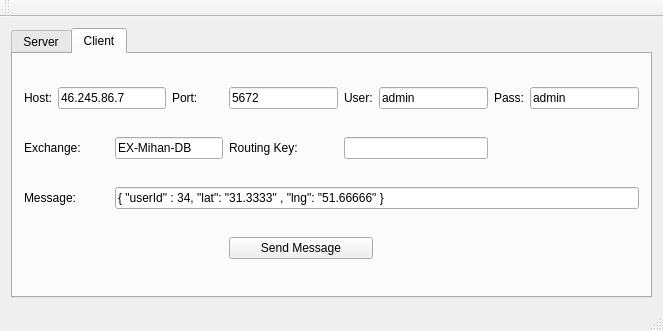
<?xml version="1.0" encoding="UTF-8"?>
<ui version="4.0">
 <class>MainWindow</class>
 <widget class="QMainWindow" name="MainWindow">
  <property name="geometry">
   <rect>
    <x>0</x>
    <y>0</y>
    <width>663</width>
    <height>331</height>
   </rect>
  </property>
  <property name="windowTitle">
   <string>MainWindow</string>
  </property>
  <widget class="QWidget" name="centralWidget">
   <layout class="QGridLayout" name="gridLayout_2">
    <item row="0" column="0">
     <widget class="QTabWidget" name="tabWidget">
      <property name="currentIndex">
       <number>1</number>
      </property>
      <widget class="QWidget" name="tabServer">
       <attribute name="title">
        <string>Server</string>
       </attribute>
       <layout class="QGridLayout" name="gridLayout_3">
        <item row="0" column="0">
         <widget class="QLabel" name="lblServerHost">
          <property name="text">
           <string>Host:</string>
          </property>
         </widget>
        </item>
        <item row="0" column="1" colspan="2">
         <widget class="QLineEdit" name="leServerHost">
          <property name="text">
           <string>46.245.86.7</string>
          </property>
         </widget>
        </item>
        <item row="0" column="3" colspan="2">
         <widget class="QLabel" name="lblServerPort">
          <property name="text">
           <string>Port:</string>
          </property>
         </widget>
        </item>
        <item row="0" column="5" colspan="2">
         <widget class="QLineEdit" name="leServerPort">
          <property name="text">
           <string>5672</string>
          </property>
         </widget>
        </item>
        <item row="0" column="7">
         <widget class="QLabel" name="lblServerUser">
          <property name="text">
           <string>User:</string>
          </property>
         </widget>
        </item>
        <item row="0" column="8" colspan="2">
         <widget class="QLineEdit" name="leServerUser">
          <property name="text">
           <string>admin</string>
          </property>
         </widget>
        </item>
        <item row="0" column="10">
         <widget class="QLabel" name="lblServerPass">
          <property name="text">
           <string>Pass:</string>
          </property>
         </widget>
        </item>
        <item row="0" column="11">
         <widget class="QLineEdit" name="leServerPass">
          <property name="text">
           <string>admin</string>
          </property>
         </widget>
        </item>
        <item row="1" column="0" colspan="2">
         <widget class="QLabel" name="lblServerExchange">
          <property name="text">
           <string>Exchange:</string>
          </property>
         </widget>
        </item>
        <item row="1" column="2" colspan="2">
         <widget class="QLineEdit" name="leServerExchange">
          <property name="text">
           <string>ex-masoud</string>
          </property>
         </widget>
        </item>
        <item row="1" column="4" colspan="2">
         <widget class="QLabel" name="lblServerBindingKey">
          <property name="text">
           <string>Bind Key:</string>
          </property>
         </widget>
        </item>
        <item row="1" column="6" colspan="2">
         <widget class="QLineEdit" name="leServerBindingKey">
          <property name="text">
           <string>r</string>
          </property>
         </widget>
        </item>
        <item row="1" column="8">
         <widget class="QLabel" name="lblServerQueue">
          <property name="text">
           <string>Queue:</string>
          </property>
         </widget>
        </item>
        <item row="1" column="9" colspan="2">
         <widget class="QLineEdit" name="leServerQueue">
          <property name="text">
           <string>q-masoud</string>
          </property>
         </widget>
        </item>
        <item row="1" column="11">
         <widget class="QPushButton" name="btnStartListening">
          <property name="text">
           <string>Start</string>
          </property>
         </widget>
        </item>
        <item row="2" column="0" colspan="12">
         <widget class="QScrollArea" name="scrollArea">
          <property name="widgetResizable">
           <bool>true</bool>
          </property>
          <widget class="QWidget" name="scrollAreaWidgetContents">
           <property name="geometry">
            <rect>
             <x>0</x>
             <y>0</y>
             <width>591</width>
             <height>122</height>
            </rect>
           </property>
           <widget class="QTextEdit" name="teServerLog">
            <property name="geometry">
             <rect>
              <x>0</x>
              <y>-1</y>
              <width>551</width>
              <height>201</height>
             </rect>
            </property>
            <property name="readOnly">
             <bool>true</bool>
            </property>
           </widget>
          </widget>
         </widget>
        </item>
       </layout>
      </widget>
      <widget class="QWidget" name="tabClient">
       <attribute name="title">
        <string>Client</string>
       </attribute>
       <layout class="QGridLayout" name="gridLayout">
        <item row="0" column="0">
         <widget class="QLabel" name="lblClientHost">
          <property name="text">
           <string>Host:</string>
          </property>
         </widget>
        </item>
        <item row="0" column="1" colspan="2">
         <widget class="QLineEdit" name="leClientHost">
          <property name="text">
           <string>46.245.86.7</string>
          </property>
         </widget>
        </item>
        <item row="0" column="3">
         <widget class="QLabel" name="lblClientPort">
          <property name="text">
           <string>Port:</string>
          </property>
         </widget>
        </item>
        <item row="0" column="4">
         <widget class="QLineEdit" name="leClientPort">
          <property name="text">
           <string>5672</string>
          </property>
         </widget>
        </item>
        <item row="0" column="5">
         <widget class="QLabel" name="lblClientUser">
          <property name="text">
           <string>User:</string>
          </property>
         </widget>
        </item>
        <item row="0" column="6">
         <widget class="QLineEdit" name="leClientUser">
          <property name="text">
           <string>admin</string>
          </property>
         </widget>
        </item>
        <item row="0" column="7">
         <widget class="QLabel" name="lblClientPass">
          <property name="text">
           <string>Pass:</string>
          </property>
         </widget>
        </item>
        <item row="0" column="8">
         <widget class="QLineEdit" name="leClientPass">
          <property name="text">
           <string>admin</string>
          </property>
         </widget>
        </item>
        <item row="1" column="0" colspan="2">
         <widget class="QLabel" name="lblClientExchange">
          <property name="text">
           <string>Exchange:</string>
          </property>
         </widget>
        </item>
        <item row="1" column="2" colspan="2">
         <widget class="QLineEdit" name="leClientExchange">
          <property name="text">
           <string>EX-Mihan-DB</string>
          </property>
         </widget>
        </item>
        <item row="1" column="4">
         <widget class="QLabel" name="lblClientRoutingKey">
          <property name="text">
           <string>Routing Key:</string>
          </property>
         </widget>
        </item>
        <item row="1" column="5" colspan="2">
         <widget class="QLineEdit" name="leClientRoutingKey">
          <property name="text">
           <string/>
          </property>
         </widget>
        </item>
        <item row="2" column="0" colspan="2">
         <widget class="QLabel" name="lblClientMessage">
          <property name="text">
           <string>Message:</string>
          </property>
         </widget>
        </item>
        <item row="2" column="2" colspan="7">
         <widget class="QLineEdit" name="leClientMessage">
          <property name="text">
           <string>{ &quot;userId&quot; : 34, &quot;lat&quot;: &quot;31.3333&quot; , &quot;lng&quot;: &quot;51.66666&quot; }</string>
          </property>
         </widget>
        </item>
        <item row="3" column="4" colspan="2">
         <widget class="QPushButton" name="btnSendMessage">
          <property name="text">
           <string>Send Message</string>
          </property>
         </widget>
        </item>
       </layout>
      </widget>
     </widget>
    </item>
   </layout>
  </widget>
  <widget class="QMenuBar" name="menuBar">
   <property name="geometry">
    <rect>
     <x>0</x>
     <y>0</y>
     <width>663</width>
     <height>22</height>
    </rect>
   </property>
  </widget>
  <widget class="QToolBar" name="mainToolBar">
   <attribute name="toolBarArea">
    <enum>TopToolBarArea</enum>
   </attribute>
   <attribute name="toolBarBreak">
    <bool>false</bool>
   </attribute>
  </widget>
  <widget class="QStatusBar" name="statusBar"/>
 </widget>
 <layoutdefault spacing="6" margin="11"/>
 <tabstops>
  <tabstop>tabWidget</tabstop>
  <tabstop>leServerHost</tabstop>
  <tabstop>leServerPort</tabstop>
  <tabstop>leServerUser</tabstop>
  <tabstop>leServerPass</tabstop>
  <tabstop>leServerExchange</tabstop>
  <tabstop>leServerBindingKey</tabstop>
  <tabstop>leServerQueue</tabstop>
  <tabstop>btnStartListening</tabstop>
  <tabstop>teServerLog</tabstop>
  <tabstop>leClientHost</tabstop>
  <tabstop>leClientPort</tabstop>
  <tabstop>leClientUser</tabstop>
  <tabstop>leClientPass</tabstop>
  <tabstop>leClientExchange</tabstop>
  <tabstop>leClientRoutingKey</tabstop>
  <tabstop>leClientMessage</tabstop>
  <tabstop>btnSendMessage</tabstop>
  <tabstop>scrollArea</tabstop>
 </tabstops>
 <resources/>
 <connections>
  <connection>
   <sender>btnStartListening</sender>
   <signal>clicked()</signal>
   <receiver>MainWindow</receiver>
   <slot>onStartListening()</slot>
   <hints>
    <hint type="sourcelabel">
     <x>189</x>
     <y>206</y>
    </hint>
    <hint type="destinationlabel">
     <x>199</x>
     <y>149</y>
    </hint>
   </hints>
  </connection>
  <connection>
   <sender>btnSendMessage</sender>
   <signal>clicked()</signal>
   <receiver>MainWindow</receiver>
   <slot>onSendMessage()</slot>
   <hints>
    <hint type="sourcelabel">
     <x>292</x>
     <y>282</y>
    </hint>
    <hint type="destinationlabel">
     <x>299</x>
     <y>199</y>
    </hint>
   </hints>
  </connection>
 </connections>
 <slots>
  <slot>onStartListening()</slot>
  <slot>onSendMessage()</slot>
 </slots>
</ui>
